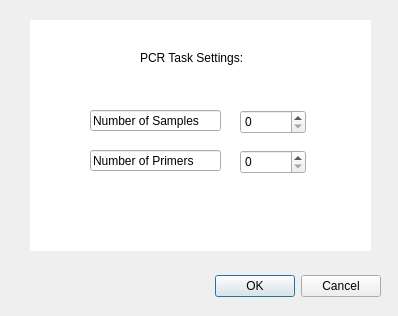
<?xml version="1.0" encoding="UTF-8"?>
<ui version="4.0">
 <class>Dialog</class>
 <widget class="QDialog" name="Dialog">
  <property name="geometry">
   <rect>
    <x>0</x>
    <y>0</y>
    <width>398</width>
    <height>316</height>
   </rect>
  </property>
  <property name="windowTitle">
   <string>Task Dialog</string>
  </property>
  <widget class="QDialogButtonBox" name="task_diag_buttonBox">
   <property name="geometry">
    <rect>
     <x>40</x>
     <y>270</y>
     <width>341</width>
     <height>32</height>
    </rect>
   </property>
   <property name="orientation">
    <enum>Qt::Horizontal</enum>
   </property>
   <property name="standardButtons">
    <set>QDialogButtonBox::Cancel|QDialogButtonBox::Ok</set>
   </property>
  </widget>
  <widget class="QListView" name="listView">
   <property name="geometry">
    <rect>
     <x>30</x>
     <y>20</y>
     <width>341</width>
     <height>231</height>
    </rect>
   </property>
   <property name="frameShape">
    <enum>QFrame::NoFrame</enum>
   </property>
   <property name="frameShadow">
    <enum>QFrame::Raised</enum>
   </property>
  </widget>
  <widget class="QDoubleSpinBox" name="samples_doubleSpinBox">
   <property name="geometry">
    <rect>
     <x>240</x>
     <y>110</y>
     <width>66</width>
     <height>24</height>
    </rect>
   </property>
   <property name="layoutDirection">
    <enum>Qt::LeftToRight</enum>
   </property>
   <property name="decimals">
    <number>0</number>
   </property>
  </widget>
  <widget class="QDoubleSpinBox" name="primer_SpinBox">
   <property name="geometry">
    <rect>
     <x>240</x>
     <y>150</y>
     <width>66</width>
     <height>24</height>
    </rect>
   </property>
   <property name="decimals">
    <number>0</number>
   </property>
  </widget>
  <widget class="QLineEdit" name="samples_label">
   <property name="geometry">
    <rect>
     <x>90</x>
     <y>110</y>
     <width>131</width>
     <height>21</height>
    </rect>
   </property>
   <property name="text">
    <string>Number of Samples</string>
   </property>
  </widget>
  <widget class="QLineEdit" name="primers_label">
   <property name="geometry">
    <rect>
     <x>90</x>
     <y>150</y>
     <width>131</width>
     <height>21</height>
    </rect>
   </property>
   <property name="text">
    <string>Number of Primers</string>
   </property>
  </widget>
  <widget class="QLabel" name="label">
   <property name="geometry">
    <rect>
     <x>140</x>
     <y>50</y>
     <width>121</width>
     <height>16</height>
    </rect>
   </property>
   <property name="text">
    <string>PCR Task Settings:</string>
   </property>
  </widget>
 </widget>
 <resources/>
 <connections>
  <connection>
   <sender>task_diag_buttonBox</sender>
   <signal>accepted()</signal>
   <receiver>Dialog</receiver>
   <slot>accept()</slot>
   <hints>
    <hint type="sourcelabel">
     <x>248</x>
     <y>254</y>
    </hint>
    <hint type="destinationlabel">
     <x>157</x>
     <y>274</y>
    </hint>
   </hints>
  </connection>
  <connection>
   <sender>task_diag_buttonBox</sender>
   <signal>rejected()</signal>
   <receiver>Dialog</receiver>
   <slot>reject()</slot>
   <hints>
    <hint type="sourcelabel">
     <x>316</x>
     <y>260</y>
    </hint>
    <hint type="destinationlabel">
     <x>286</x>
     <y>274</y>
    </hint>
   </hints>
  </connection>
 </connections>
</ui>
